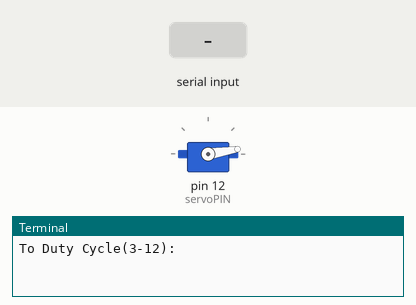
Simulated run of this program. Board: Raspberry Pi (header pin numbers). Shown: servo, the last lines printed to the terminal. Inputs (shaded band) come from the test bench. Servo angles are drawn from the pulse width (0.5 ms = 0°, 2.5 ms = 180°).

Above: at 1.2 s.
1.3 s: "5" typed at the terminal, then Enter
At 2.2 s:
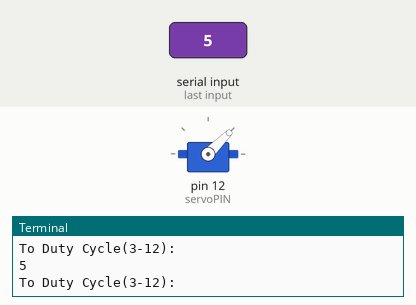
Timing chart, 0 to 4.3 s (numbered marks = the images above; inputs shaded):
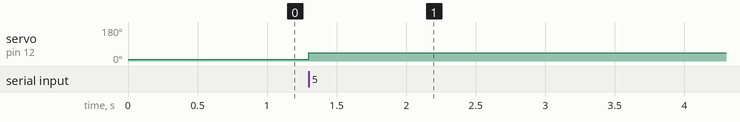

The program:

servoMotion.py
```python
#Created by JaX to Test servo fun

import RPi.GPIO as GPIO
import time

servoPIN = 12
GPIO.setmode(GPIO.BOARD)
GPIO.setup(servoPIN, GPIO.OUT)

pin = GPIO.PWM(servoPIN, 50)
pin.start(3)

try:
    while True:
        inNum = input("To Duty Cycle(3-12): ")
        pin.ChangeDutyCycle(float(inNum))
except KeyboardInterrupt:
    pin.stop()
    GPIO.cleanup()
```

Measured:
- after the input at 1.3 s, servo on pin 12 (servoPIN): 9° → 45° at once
